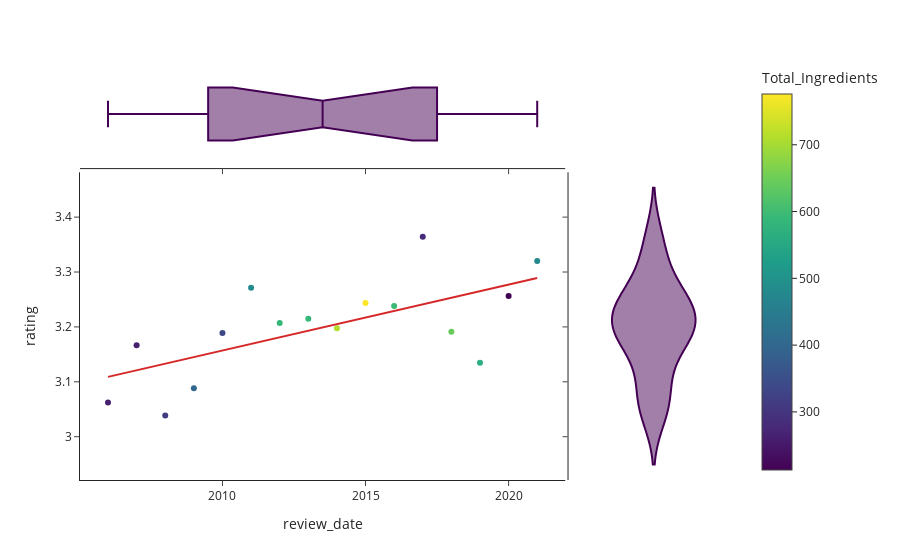

Notebook code cell kept with this figure:
### Code cell
print(data_grouped.head())

fig = px.scatter(data_grouped, x="review_date", y="rating", color="Total_Ingredients", 
                 marginal_y="violin", marginal_x="box", trendline="ols", template="simple_white")
fig.show()

### Figure 1 — Plotly figure (JSON) as saved in the notebook; plotly's stock layout.template omitted (floating-point values rounded to 4 significant figures)
{"data": [{"hovertemplate": "review_date=%{x}<br>rating=%{y}<br>Total_Ingredients=%{marker.color}<extra></extra>", "legendgroup": "", "marker": {"color": [262, 262, 316, 403, 336, 483, 587, 590, 710, 776, 595, 284, 644, 567, 213, 478], "coloraxis": "coloraxis", "symbol": "circle"}, "mode": "markers", "name": "", "orientation": "v", "showlegend": false, "type": "scatter", "x": [2006, 2007, 2008, 2009, 2010, 2011, 2012, 2013, 2014, 2015, 2016, 2017, 2018, 2019, 2020, 2021], "xaxis": "x", "y": [3.062, 3.167, 3.039, 3.088, 3.189, 3.271, 3.207, 3.215, 3.198, 3.244, 3.238, 3.364, 3.191, 3.135, 3.256, 3.32], "yaxis": "y"}, {"alignmentgroup": "True", "hovertemplate": "review_date=%{x}<extra></extra>", "legendgroup": "", "marker": {"color": "#440154", "symbol": "circle"}, "name": "", "notched": true, "offsetgroup": "", "showlegend": false, "type": "box", "x": [2006, 2007, 2008, 2009, 2010, 2011, 2012, 2013, 2014, 2015, 2016, 2017, 2018, 2019, 2020, 2021], "xaxis": "x3", "yaxis": "y3"}, {"alignmentgroup": "True", "hovertemplate": "rating=%{y}<extra></extra>", "legendgroup": "", "marker": {"color": "#440154", "symbol": "circle"}, "name": "", "offsetgroup": "", "scalegroup": "y", "showlegend": false, "type": "violin", "xaxis": "x2", "y": [3.062, 3.167, 3.039, 3.088, 3.189, 3.271, 3.207, 3.215, 3.198, 3.244, 3.238, 3.364, 3.191, 3.135, 3.256, 3.32], "yaxis": "y2"}, {"hovertemplate": "<b>OLS trendline</b><br>rating = 0.0120015 * review_date + -20.9659<br>R<sup>2</sup>=0.421731<br><br>review_date=%{x}<br>rating=%{y} <b>(trend)</b><extra></extra>", "legendgroup": "", "marker": {"symbol": "circle"}, "mode": "lines", "name": "", "showlegend": false, "type": "scatter", "x": [2006, 2007, 2008, 2009, 2010, 2011, 2012, 2013, 2014, 2015, 2016, 2017, 2018, 2019, 2020, 2021], "xaxis": "x", "y": [3.109, 3.121, 3.133, 3.145, 3.157, 3.169, 3.181, 3.193, 3.205, 3.217, 3.229, 3.241, 3.253, 3.265, 3.277, 3.289], "yaxis": "y"}], "layout": {"coloraxis": {"colorbar": {"title": {"text": "Total_Ingredients"}}, "colorscale": [[0, "#440154"], [0.1111, "#482878"], [0.2222, "#3e4989"], [0.3333, "#31688e"], [0.4444, "#26828e"], [0.5556, "#1f9e89"], [0.6667, "#35b779"], [0.7778, "#6ece58"], [0.8889, "#b5de2b"], [1, "#fde725"]]}, "legend": {"tracegroupgap": 0}, "margin": {"t": 60}, "xaxis": {"anchor": "y", "domain": [0, 0.7363], "title": {"text": "review_date"}}, "xaxis2": {"anchor": "y2", "domain": [0.7413, 1], "matches": "x2", "showline": false, "showticklabels": false, "ticks": ""}, "xaxis3": {"anchor": "y3", "domain": [0, 0.7363], "matches": "x", "showticklabels": false}, "xaxis4": {"anchor": "y4", "domain": [0.7413, 1], "matches": "x2", "showline": false, "showticklabels": false, "ticks": ""}, "yaxis": {"anchor": "x", "domain": [0, 0.7326], "title": {"text": "rating"}}, "yaxis2": {"anchor": "x2", "domain": [0, 0.7326], "matches": "y", "showticklabels": false}, "yaxis3": {"anchor": "x3", "domain": [0.7426, 1], "matches": "y3", "showline": false, "showticklabels": false, "ticks": ""}, "yaxis4": {"anchor": "x4", "domain": [0.7426, 1], "matches": "y3", "showline": false, "showticklabels": false, "ticks": ""}}}
